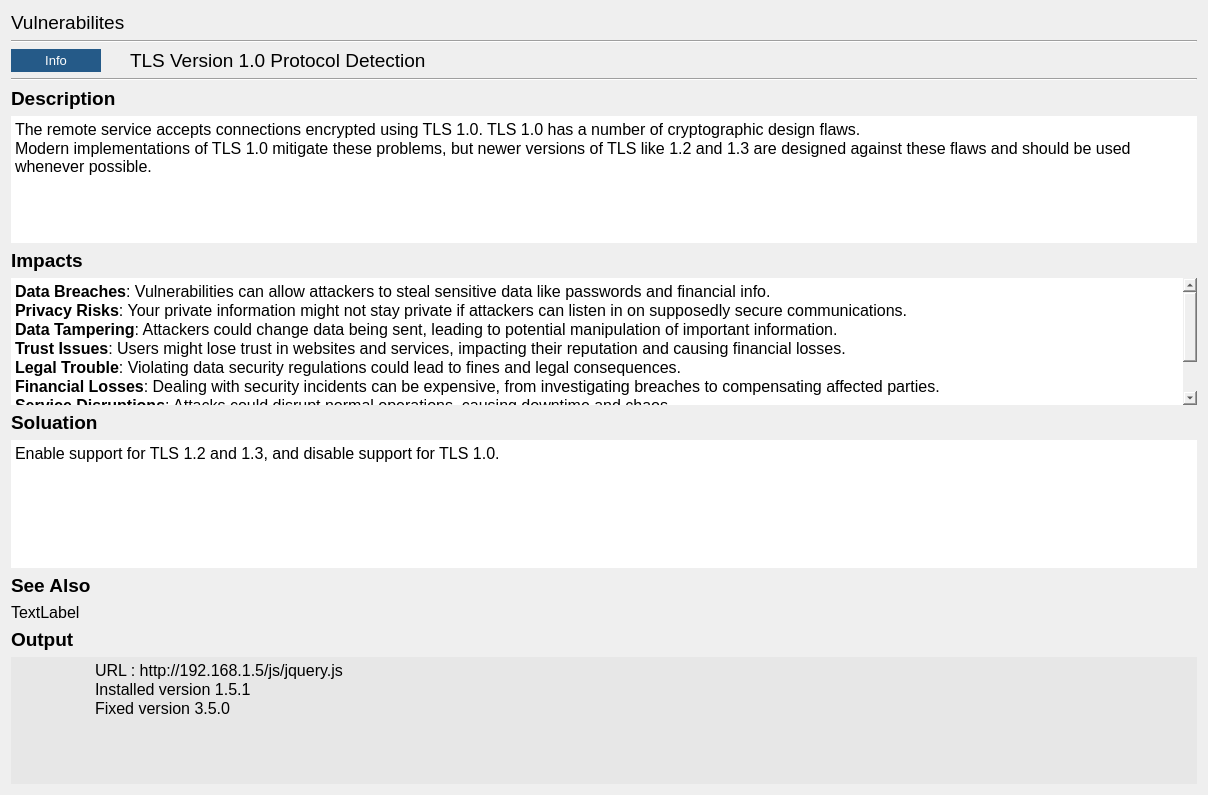
                <widget class="QWidget" name="scrollAreaWidgetContents">
                 <property name="geometry">
                  <rect>
                   <x>0</x>
                   <y>0</y>
                   <width>1208</width>
                   <height>795</height>
                  </rect>
                 </property>
                 <layout class="QGridLayout" name="gridLayout_46">
                  <item row="3" column="0">
                   <widget class="Line" name="line">
                    <property name="orientation">
                     <enum>Qt::Horizontal</enum>
                    </property>
                   </widget>
                  </item>
                  <item row="2" column="0">
                   <layout class="QGridLayout" name="gridLayout_51" rowstretch="0">
                    <property name="horizontalSpacing">
                     <number>29</number>
                    </property>
                    <item row="0" column="0">
                     <widget class="QLabel" name="sev_label">
                      <property name="minimumSize">
                       <size>
                        <width>90</width>
                        <height>0</height>
                       </size>
                      </property>
                      <property name="maximumSize">
                       <size>
                        <width>90</width>
                        <height>16777215</height>
                       </size>
                      </property>
                      <property name="font">
                       <font>
                        <pointsize>10</pointsize>
                        <weight>50</weight>
                        <bold>false</bold>
                       </font>
                      </property>
                      <property name="styleSheet">
                       <string notr="true">background-color: rgb(37, 90, 136);
color: white;</string>
                      </property>
                      <property name="text">
                       <string>Info</string>
                      </property>
                      <property name="alignment">
                       <set>Qt::AlignCenter</set>
                      </property>
                     </widget>
                    </item>
                    <item row="0" column="1">
                     <widget class="QLabel" name="vuln_name_label">
                      <property name="font">
                       <font>
                        <pointsize>14</pointsize>
                        <weight>50</weight>
                        <bold>false</bold>
                       </font>
                      </property>
                      <property name="text">
                       <string>TLS Version 1.0 Protocol Detection</string>
                      </property>
                     </widget>
                    </item>
                   </layout>
                  </item>
                  <item row="0" column="0">
                   <widget class="QLabel" name="label_3">
                    <property name="font">
                     <font>
                      <pointsize>14</pointsize>
                      <weight>50</weight>
                      <bold>false</bold>
                     </font>
                    </property>
                    <property name="text">
                     <string>Vulnerabilites</string>
                    </property>
                   </widget>
                  </item>
                  <item row="1" column="0">
                   <widget class="Line" name="line_2">
                    <property name="orientation">
                     <enum>Qt::Horizontal</enum>
                    </property>
                   </widget>
                  </item>
                  <item row="5" column="0">
                   <spacer name="verticalSpacer_11">
                    <property name="orientation">
                     <enum>Qt::Vertical</enum>
                    </property>
                    <property name="sizeHint" stdset="0">
                     <size>
                      <width>20</width>
                      <height>40</height>
                     </size>
                    </property>
                   </spacer>
                  </item>
                  <item row="4" column="0">
                   <layout class="QGridLayout" name="gridLayout_45">
                    <item row="0" column="0">
                     <layout class="QGridLayout" name="gridLayout_166" rowstretch="0,0">
                      <property name="sizeConstraint">
                       <enum>QLayout::SetDefaultConstraint</enum>
                      </property>
                      <property name="leftMargin">
                       <number>0</number>
                      </property>
                      <property name="topMargin">
                       <number>0</number>
                      </property>
                      <property name="spacing">
                       <number>6</number>
                      </property>
                      <item row="1" column="0">
                       <widget class="QTextEdit" name="desc_plainTextEdit">
                        <property name="styleSheet">
                         <string notr="true">border: none;</string>
                        </property>
                        <property name="readOnly">
                         <bool>true</bool>
                        </property>
                        <property name="html">
                         <string>&lt;!DOCTYPE HTML PUBLIC &quot;-//W3C//DTD HTML 4.0//EN&quot; &quot;http://www.w3.org/TR/REC-html40/strict.dtd&quot;&gt;
&lt;html&gt;&lt;head&gt;&lt;meta name=&quot;qrichtext&quot; content=&quot;1&quot; /&gt;&lt;style type=&quot;text/css&quot;&gt;
p, li { white-space: pre-wrap; }
&lt;/style&gt;&lt;/head&gt;&lt;body style=&quot; font-family:'MS Shell Dlg 2'; font-size:8.25pt; font-weight:400; font-style:normal;&quot;&gt;
&lt;p style=&quot; margin-top:0px; margin-bottom:0px; margin-left:0px; margin-right:0px; -qt-block-indent:0; text-indent:0px;&quot;&gt;&lt;span style=&quot; font-size:12pt;&quot;&gt;The remote service accepts connections encrypted using TLS 1.0. TLS 1.0 has a number of cryptographic design flaws.&lt;/span&gt;&lt;/p&gt;
&lt;p style=&quot; margin-top:0px; margin-bottom:0px; margin-left:0px; margin-right:0px; -qt-block-indent:0; text-indent:0px;&quot;&gt;&lt;span style=&quot; font-size:12pt;&quot;&gt;Modern implementations of TLS 1.0 mitigate these problems, but newer versions of TLS like 1.2 and 1.3 are designed against these flaws and should be used whenever possible.&lt;/span&gt;&lt;/p&gt;&lt;/body&gt;&lt;/html&gt;</string>
                        </property>
                       </widget>
                      </item>
                      <item row="0" column="0">
                       <widget class="QLabel" name="label_28">
                        <property name="font">
                         <font>
                          <pointsize>14</pointsize>
                          <weight>75</weight>
                          <bold>true</bold>
                         </font>
                        </property>
                        <property name="text">
                         <string>Description</string>
                        </property>
                       </widget>
                      </item>
                     </layout>
                    </item>
                    <item row="1" column="0">
                     <layout class="QGridLayout" name="gridLayout_168">
                      <item row="1" column="0">
                       <widget class="QTextEdit" name="impacts_plainTextEdit">
                        <property name="styleSheet">
                         <string notr="true">border: none;</string>
                        </property>
                        <property name="readOnly">
                         <bool>true</bool>
                        </property>
                        <property name="html">
                         <string>&lt;!DOCTYPE HTML PUBLIC &quot;-//W3C//DTD HTML 4.0//EN&quot; &quot;http://www.w3.org/TR/REC-html40/strict.dtd&quot;&gt;
&lt;html&gt;&lt;head&gt;&lt;meta name=&quot;qrichtext&quot; content=&quot;1&quot; /&gt;&lt;style type=&quot;text/css&quot;&gt;
p, li { white-space: pre-wrap; }
&lt;/style&gt;&lt;/head&gt;&lt;body style=&quot; font-family:'MS Shell Dlg 2'; font-size:8.25pt; font-weight:400; font-style:normal;&quot;&gt;
&lt;p style=&quot; margin-top:0px; margin-bottom:0px; margin-left:0px; margin-right:0px; -qt-block-indent:0; text-indent:0px;&quot;&gt;&lt;span style=&quot; font-size:12pt; font-weight:600;&quot;&gt;Data Breaches&lt;/span&gt;&lt;span style=&quot; font-size:12pt;&quot;&gt;: Vulnerabilities can allow attackers to steal sensitive data like passwords and financial info.&lt;/span&gt;&lt;/p&gt;
&lt;p style=&quot; margin-top:0px; margin-bottom:0px; margin-left:0px; margin-right:0px; -qt-block-indent:0; text-indent:0px;&quot;&gt;&lt;span style=&quot; font-size:12pt; font-weight:600;&quot;&gt;Privacy Risks&lt;/span&gt;&lt;span style=&quot; font-size:12pt;&quot;&gt;: Your private information might not stay private if attackers can listen in on supposedly secure communications.&lt;/span&gt;&lt;/p&gt;
&lt;p style=&quot; margin-top:0px; margin-bottom:0px; margin-left:0px; margin-right:0px; -qt-block-indent:0; text-indent:0px;&quot;&gt;&lt;span style=&quot; font-size:12pt; font-weight:600;&quot;&gt;Data Tampering&lt;/span&gt;&lt;span style=&quot; font-size:12pt;&quot;&gt;: Attackers could change data being sent, leading to potential manipulation of important information.&lt;/span&gt;&lt;/p&gt;
&lt;p style=&quot; margin-top:0px; margin-bottom:0px; margin-left:0px; margin-right:0px; -qt-block-indent:0; text-indent:0px;&quot;&gt;&lt;span style=&quot; font-size:12pt; font-weight:600;&quot;&gt;Trust Issues&lt;/span&gt;&lt;span style=&quot; font-size:12pt;&quot;&gt;: Users might lose trust in websites and services, impacting their reputation and causing financial losses.&lt;/span&gt;&lt;/p&gt;
&lt;p style=&quot; margin-top:0px; margin-bottom:0px; margin-left:0px; margin-right:0px; -qt-block-indent:0; text-indent:0px;&quot;&gt;&lt;span style=&quot; font-size:12pt; font-weight:600;&quot;&gt;Legal Trouble&lt;/span&gt;&lt;span style=&quot; font-size:12pt;&quot;&gt;: Violating data security regulations could lead to fines and legal consequences.&lt;/span&gt;&lt;/p&gt;
&lt;p style=&quot; margin-top:0px; margin-bottom:0px; margin-left:0px; margin-right:0px; -qt-block-indent:0; text-indent:0px;&quot;&gt;&lt;span style=&quot; font-size:12pt; font-weight:600;&quot;&gt;Financial Losses&lt;/span&gt;&lt;span style=&quot; font-size:12pt;&quot;&gt;: Dealing with security incidents can be expensive, from investigating breaches to compensating affected parties.&lt;/span&gt;&lt;/p&gt;
&lt;p style=&quot; margin-top:0px; margin-bottom:0px; margin-left:0px; margin-right:0px; -qt-block-indent:0; text-indent:0px;&quot;&gt;&lt;span style=&quot; font-size:12pt; font-weight:600;&quot;&gt;Service Disruptions&lt;/span&gt;&lt;span style=&quot; font-size:12pt;&quot;&gt;: Attacks could disrupt normal operations, causing downtime and chaos.&lt;/span&gt;&lt;/p&gt;
&lt;p style=&quot; margin-top:0px; margin-bottom:0px; margin-left:0px; margin-right:0px; -qt-block-indent:0; text-indent:0px;&quot;&gt;&lt;span style=&quot; font-size:12pt; font-weight:600;&quot;&gt;Reputation Damage&lt;/span&gt;&lt;span style=&quot; font-size:12pt;&quot;&gt;: Publicizing security breaches can harm an organization's reputation, driving away customers and partners.&lt;/span&gt;&lt;/p&gt;
&lt;p style=&quot;-qt-paragraph-type:empty; margin-top:0px; margin-bottom:0px; margin-left:0px; margin-right:0px; -qt-block-indent:0; text-indent:0px; font-size:12pt;&quot;&gt;&lt;br /&gt;&lt;/p&gt;&lt;/body&gt;&lt;/html&gt;</string>
                        </property>
                       </widget>
                      </item>
                      <item row="0" column="0">
                       <widget class="QLabel" name="label_100">
                        <property name="font">
                         <font>
                          <pointsize>14</pointsize>
                          <weight>75</weight>
                          <bold>true</bold>
                         </font>
                        </property>
                        <property name="text">
                         <string>Impacts</string>
                        </property>
                       </widget>
                      </item>
                     </layout>
                    </item>
                    <item row="2" column="0">
                     <layout class="QGridLayout" name="gridLayout_172">
                      <item row="1" column="0">
                       <widget class="QTextEdit" name="solu_plainTextEdit">
                        <property name="styleSheet">
                         <string notr="true">border: none;</string>
                        </property>
                        <property name="readOnly">
                         <bool>true</bool>
                        </property>
                        <property name="html">
                         <string>&lt;!DOCTYPE HTML PUBLIC &quot;-//W3C//DTD HTML 4.0//EN&quot; &quot;http://www.w3.org/TR/REC-html40/strict.dtd&quot;&gt;
&lt;html&gt;&lt;head&gt;&lt;meta name=&quot;qrichtext&quot; content=&quot;1&quot; /&gt;&lt;style type=&quot;text/css&quot;&gt;
p, li { white-space: pre-wrap; }
&lt;/style&gt;&lt;/head&gt;&lt;body style=&quot; font-family:'MS Shell Dlg 2'; font-size:8.25pt; font-weight:400; font-style:normal;&quot;&gt;
&lt;p style=&quot; margin-top:0px; margin-bottom:0px; margin-left:0px; margin-right:0px; -qt-block-indent:0; text-indent:0px;&quot;&gt;&lt;span style=&quot; font-size:12pt;&quot;&gt;Enable support for TLS 1.2 and 1.3, and disable support for TLS 1.0.&lt;/span&gt;&lt;/p&gt;&lt;/body&gt;&lt;/html&gt;</string>
                        </property>
                       </widget>
                      </item>
                      <item row="0" column="0">
                       <widget class="QLabel" name="label_103">
                        <property name="font">
                         <font>
                          <pointsize>14</pointsize>
                          <weight>75</weight>
                          <bold>true</bold>
                         </font>
                        </property>
                        <property name="text">
                         <string>Soluation</string>
                        </property>
                       </widget>
                      </item>
                     </layout>
                    </item>
                    <item row="3" column="0">
                     <layout class="QGridLayout" name="gridLayout_170">
                      <item row="0" column="0">
                       <widget class="QLabel" name="label_102">
                        <property name="font">
                         <font>
                          <pointsize>14</pointsize>
                          <weight>75</weight>
                          <bold>true</bold>
                         </font>
                        </property>
                        <property name="text">
                         <string>See Also</string>
                        </property>
                       </widget>
                      </item>
                      <item row="1" column="0">
                       <widget class="QLabel" name="see_al_label">
                        <property name="font">
                         <font>
                          <pointsize>12</pointsize>
                         </font>
                        </property>
                        <property name="text">
                         <string>TextLabel</string>
                        </property>
                       </widget>
                      </item>
                     </layout>
                    </item>
                    <item row="4" column="0">
                     <layout class="QGridLayout" name="gridLayout_169">
                      <item row="0" column="0">
                       <widget class="QLabel" name="label_101">
                        <property name="font">
                         <font>
                          <pointsize>14</pointsize>
                          <weight>75</weight>
                          <bold>true</bold>
                         </font>
                        </property>
                        <property name="text">
                         <string>Output</string>
                        </property>
                       </widget>
                      </item>
                      <item row="1" column="0">
                       <widget class="QTextEdit" name="output_plainTextEdit">
                        <property name="styleSheet">
                         <string notr="true">border:none;background-color: rgb(231, 231, 231);
</string>
                        </property>
                        <property name="readOnly">
                         <bool>true</bool>
                        </property>
                        <property name="html">
                         <string>&lt;!DOCTYPE HTML PUBLIC &quot;-//W3C//DTD HTML 4.0//EN&quot; &quot;http://www.w3.org/TR/REC-html40/strict.dtd&quot;&gt;
&lt;html&gt;&lt;head&gt;&lt;meta name=&quot;qrichtext&quot; content=&quot;1&quot; /&gt;&lt;style type=&quot;text/css&quot;&gt;
p, li { white-space: pre-wrap; }
&lt;/style&gt;&lt;/head&gt;&lt;body style=&quot; font-family:'MS Shell Dlg 2'; font-size:8.25pt; font-weight:400; font-style:normal;&quot;&gt;
&lt;p style=&quot; margin-top:0px; margin-bottom:0px; margin-left:0px; margin-right:0px; -qt-block-indent:0; text-indent:0px;&quot;&gt;&lt;span style=&quot; font-size:12pt;&quot;&gt;	URL : http://192.168.1.5/js/jquery.js&lt;/span&gt;&lt;/p&gt;
&lt;p style=&quot; margin-top:0px; margin-bottom:0px; margin-left:0px; margin-right:0px; -qt-block-indent:0; text-indent:0px;&quot;&gt;&lt;span style=&quot; font-size:12pt;&quot;&gt;	Installed version 1.5.1&lt;/span&gt;&lt;/p&gt;
&lt;p style=&quot; margin-top:0px; margin-bottom:0px; margin-left:0px; margin-right:0px; -qt-block-indent:0; text-indent:0px;&quot;&gt;&lt;span style=&quot; font-size:12pt;&quot;&gt;	Fixed version 3.5.0&lt;/span&gt;&lt;/p&gt;&lt;/body&gt;&lt;/html&gt;</string>
                        </property>
                       </widget>
                      </item>
                     </layout>
                    </item>
                   </layout>
                  </item>
                 </layout>
                </widget>
